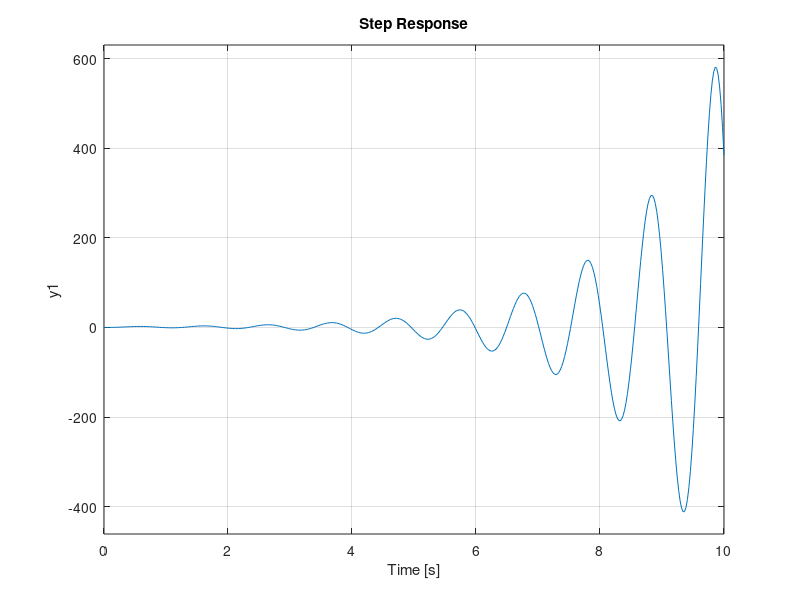

Recreate this plot in MATLAB. (Note: this script raises an error after producing the figure.)
clc;
clear;
close all;

s=tf('s');
gp = 25/(s*(1+0.1*s)*(1+0.5*s))
figure(1)
step(feedback(gp,1))
stepinfo(feedback(gp,1))
figure(2)
bode(gp)
margin(gp)
[m_r,w_r] = getPeakGain(feedback(gp,1))

gc = (1+2*s)/(1 + 16*s)
gt = gp*gc
figure(3)
step(feedback(gt,1))
stepinfo(feedback(gt,1))
figure(4)
bode(gt)
margin(gt)
[m_r_cont,w_r_cont] = getPeakGain(feedback(gt,1))
